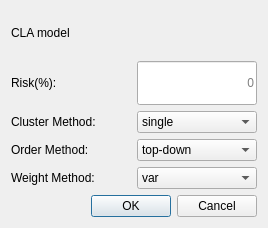
<?xml version="1.0" encoding="UTF-8"?>
<ui version="4.0">
 <class>ConfigDialog</class>
 <widget class="QDialog" name="ConfigDialog">
  <property name="geometry">
   <rect>
    <x>0</x>
    <y>0</y>
    <width>268</width>
    <height>228</height>
   </rect>
  </property>
  <property name="windowTitle">
   <string>Dialog</string>
  </property>
  <property name="autoFillBackground">
   <bool>true</bool>
  </property>
  <property name="sizeGripEnabled">
   <bool>false</bool>
  </property>
  <property name="modal">
   <bool>true</bool>
  </property>
  <layout class="QGridLayout" name="gridLayout_2">
   <item row="0" column="0">
    <layout class="QGridLayout" name="gridLayout">
     <item row="1" column="0">
      <widget class="QLabel" name="risk_label">
       <property name="sizePolicy">
        <sizepolicy hsizetype="Preferred" vsizetype="Preferred">
         <horstretch>0</horstretch>
         <verstretch>0</verstretch>
        </sizepolicy>
       </property>
       <property name="text">
        <string>Risk(%):</string>
       </property>
      </widget>
     </item>
     <item row="1" column="1">
      <widget class="QLineEdit" name="risk_text">
       <property name="sizePolicy">
        <sizepolicy hsizetype="Minimum" vsizetype="Preferred">
         <horstretch>0</horstretch>
         <verstretch>0</verstretch>
        </sizepolicy>
       </property>
       <property name="alignment">
        <set>Qt::AlignRight|Qt::AlignTrailing|Qt::AlignVCenter</set>
       </property>
       <property name="placeholderText">
        <string>0</string>
       </property>
      </widget>
     </item>
     <item row="2" column="0">
      <widget class="QLabel" name="cluster_method_label">
       <property name="sizePolicy">
        <sizepolicy hsizetype="Preferred" vsizetype="Preferred">
         <horstretch>0</horstretch>
         <verstretch>0</verstretch>
        </sizepolicy>
       </property>
       <property name="text">
        <string>Cluster Method:</string>
       </property>
      </widget>
     </item>
     <item row="2" column="1">
      <widget class="QComboBox" name="cluster_method_box">
       <item>
        <property name="text">
         <string>single</string>
        </property>
       </item>
       <item>
        <property name="text">
         <string>complete</string>
        </property>
       </item>
       <item>
        <property name="text">
         <string>average</string>
        </property>
       </item>
       <item>
        <property name="text">
         <string>ward</string>
        </property>
       </item>
      </widget>
     </item>
     <item row="3" column="0">
      <widget class="QLabel" name="order_method_label">
       <property name="sizePolicy">
        <sizepolicy hsizetype="Preferred" vsizetype="Preferred">
         <horstretch>0</horstretch>
         <verstretch>0</verstretch>
        </sizepolicy>
       </property>
       <property name="text">
        <string>Order Method:</string>
       </property>
      </widget>
     </item>
     <item row="3" column="1">
      <widget class="QComboBox" name="order_method_box">
       <item>
        <property name="text">
         <string>top-down</string>
        </property>
       </item>
       <item>
        <property name="text">
         <string>bisection</string>
        </property>
       </item>
      </widget>
     </item>
     <item row="4" column="0">
      <widget class="QLabel" name="weight_method_label">
       <property name="sizePolicy">
        <sizepolicy hsizetype="Preferred" vsizetype="Preferred">
         <horstretch>0</horstretch>
         <verstretch>0</verstretch>
        </sizepolicy>
       </property>
       <property name="text">
        <string>Weight Method:</string>
       </property>
      </widget>
     </item>
     <item row="4" column="1">
      <widget class="QComboBox" name="weight_method_box">
       <item>
        <property name="text">
         <string>var</string>
        </property>
       </item>
       <item>
        <property name="text">
         <string>equal</string>
        </property>
       </item>
      </widget>
     </item>
     <item row="5" column="0" colspan="2">
      <widget class="QDialogButtonBox" name="buttonBox">
       <property name="orientation">
        <enum>Qt::Horizontal</enum>
       </property>
       <property name="standardButtons">
        <set>QDialogButtonBox::Cancel|QDialogButtonBox::Ok</set>
       </property>
      </widget>
     </item>
     <item row="0" column="0" colspan="2">
      <widget class="QLabel" name="model_label">
       <property name="sizePolicy">
        <sizepolicy hsizetype="Preferred" vsizetype="Preferred">
         <horstretch>0</horstretch>
         <verstretch>0</verstretch>
        </sizepolicy>
       </property>
       <property name="text">
        <string>CLA model</string>
       </property>
      </widget>
     </item>
    </layout>
   </item>
  </layout>
 </widget>
 <resources/>
 <connections>
  <connection>
   <sender>buttonBox</sender>
   <signal>accepted()</signal>
   <receiver>ConfigDialog</receiver>
   <slot>accept()</slot>
   <hints>
    <hint type="sourcelabel">
     <x>248</x>
     <y>254</y>
    </hint>
    <hint type="destinationlabel">
     <x>157</x>
     <y>274</y>
    </hint>
   </hints>
  </connection>
  <connection>
   <sender>buttonBox</sender>
   <signal>rejected()</signal>
   <receiver>ConfigDialog</receiver>
   <slot>reject()</slot>
   <hints>
    <hint type="sourcelabel">
     <x>316</x>
     <y>260</y>
    </hint>
    <hint type="destinationlabel">
     <x>286</x>
     <y>274</y>
    </hint>
   </hints>
  </connection>
 </connections>
</ui>
